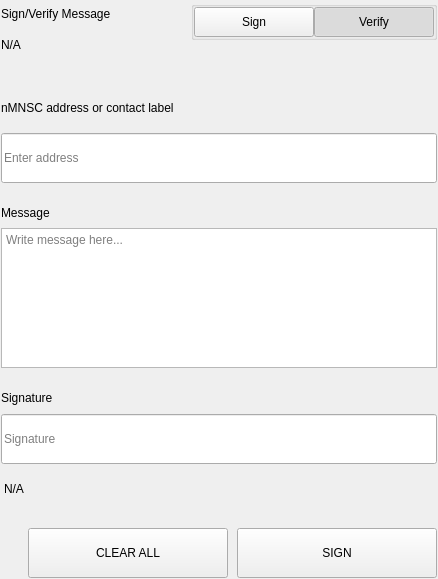
<?xml version="1.0" encoding="UTF-8"?>
<ui version="4.0">
 <class>SettingsSignMessageWidgets</class>
 <widget class="QWidget" name="SettingsSignMessageWidgets">
  <property name="geometry">
   <rect>
    <x>0</x>
    <y>0</y>
    <width>438</width>
    <height>579</height>
   </rect>
  </property>
  <property name="windowTitle">
   <string>Form</string>
  </property>
  <layout class="QVBoxLayout" name="verticalLayout">
   <property name="spacing">
    <number>0</number>
   </property>
   <property name="leftMargin">
    <number>0</number>
   </property>
   <property name="topMargin">
    <number>0</number>
   </property>
   <property name="rightMargin">
    <number>0</number>
   </property>
   <property name="bottomMargin">
    <number>0</number>
   </property>
   <item>
    <widget class="QWidget" name="left" native="true">
     <layout class="QVBoxLayout" name="verticalLayout_3">
      <property name="leftMargin">
       <number>0</number>
      </property>
      <property name="topMargin">
       <number>0</number>
      </property>
      <property name="rightMargin">
       <number>0</number>
      </property>
      <property name="bottomMargin">
       <number>0</number>
      </property>
      <item>
       <widget class="QWidget" name="container_sign" native="true">
        <layout class="QVBoxLayout" name="verticalLayout_2">
         <property name="spacing">
          <number>0</number>
         </property>
         <property name="leftMargin">
          <number>1</number>
         </property>
         <property name="topMargin">
          <number>1</number>
         </property>
         <property name="rightMargin">
          <number>1</number>
         </property>
         <property name="bottomMargin">
          <number>1</number>
         </property>
         <item>
          <layout class="QHBoxLayout" name="horizontalLayout_3" stretch="3,1">
           <property name="spacing">
            <number>40</number>
           </property>
           <item>
            <layout class="QVBoxLayout" name="verticalLayoutTitle">
             <property name="spacing">
              <number>5</number>
             </property>
             <item>
              <widget class="QLabel" name="labelTitle">
               <property name="text">
                <string>Sign/Verify Message</string>
               </property>
              </widget>
             </item>
             <item>
              <widget class="QLabel" name="labelSubtitle1">
               <property name="text">
                <string notr="true">N/A</string>
               </property>
               <property name="wordWrap">
                <bool>true</bool>
               </property>
              </widget>
             </item>
            </layout>
           </item>
           <item alignment="Qt::AlignRight|Qt::AlignTop">
            <widget class="QWidget" name="containerSwitch" native="true">
             <property name="styleSheet">
              <string notr="true">#containerSwitch{
	padding-top:9px;
}</string>
             </property>
             <layout class="QVBoxLayout" name="verticalLayout_6">
              <property name="spacing">
               <number>4</number>
              </property>
              <property name="leftMargin">
               <number>0</number>
              </property>
              <property name="topMargin">
               <number>0</number>
              </property>
              <property name="rightMargin">
               <number>0</number>
              </property>
              <property name="bottomMargin">
               <number>0</number>
              </property>
              <item alignment="Qt::AlignRight">
               <widget class="QGroupBox" name="groupBox">
                <property name="sizePolicy">
                 <sizepolicy hsizetype="Fixed" vsizetype="Preferred">
                  <horstretch>0</horstretch>
                  <verstretch>0</verstretch>
                 </sizepolicy>
                </property>
                <property name="title">
                 <string/>
                </property>
                <property name="alignment">
                 <set>Qt::AlignRight|Qt::AlignTop|Qt::AlignTrailing</set>
                </property>
                <layout class="QHBoxLayout" name="horizontalLayout_4">
                 <property name="spacing">
                  <number>0</number>
                 </property>
                 <property name="leftMargin">
                  <number>0</number>
                 </property>
                 <property name="topMargin">
                  <number>0</number>
                 </property>
                 <property name="rightMargin">
                  <number>0</number>
                 </property>
                 <property name="bottomMargin">
                  <number>0</number>
                 </property>
                 <item>
                  <widget class="QPushButton" name="pushSign">
                   <property name="minimumSize">
                    <size>
                     <width>120</width>
                     <height>30</height>
                    </size>
                   </property>
                   <property name="maximumSize">
                    <size>
                     <width>120</width>
                     <height>30</height>
                    </size>
                   </property>
                   <property name="focusPolicy">
                    <enum>Qt::NoFocus</enum>
                   </property>
                   <property name="text">
                    <string>Sign</string>
                   </property>
                   <property name="checkable">
                    <bool>true</bool>
                   </property>
                   <property name="autoExclusive">
                    <bool>true</bool>
                   </property>
                  </widget>
                 </item>
                 <item>
                  <widget class="QPushButton" name="pushVerify">
                   <property name="minimumSize">
                    <size>
                     <width>120</width>
                     <height>30</height>
                    </size>
                   </property>
                   <property name="maximumSize">
                    <size>
                     <width>120</width>
                     <height>30</height>
                    </size>
                   </property>
                   <property name="focusPolicy">
                    <enum>Qt::NoFocus</enum>
                   </property>
                   <property name="text">
                    <string>Verify</string>
                   </property>
                   <property name="checkable">
                    <bool>true</bool>
                   </property>
                   <property name="checked">
                    <bool>true</bool>
                   </property>
                   <property name="autoExclusive">
                    <bool>true</bool>
                   </property>
                  </widget>
                 </item>
                </layout>
               </widget>
              </item>
              <item alignment="Qt::AlignHCenter|Qt::AlignTop">
               <widget class="QLabel" name="labelSubtitleSwitch">
                <property name="text">
                 <string/>
                </property>
                <property name="alignment">
                 <set>Qt::AlignRight|Qt::AlignTrailing|Qt::AlignVCenter</set>
                </property>
               </widget>
              </item>
             </layout>
            </widget>
           </item>
          </layout>
         </item>
         <item>
          <spacer name="verticalSpacer_2">
           <property name="orientation">
            <enum>Qt::Vertical</enum>
           </property>
           <property name="sizeType">
            <enum>QSizePolicy::Fixed</enum>
           </property>
           <property name="sizeHint" stdset="0">
            <size>
             <width>20</width>
             <height>40</height>
            </size>
           </property>
          </spacer>
         </item>
         <item>
          <widget class="QWidget" name="containerAddress" native="true">
           <property name="sizePolicy">
            <sizepolicy hsizetype="Preferred" vsizetype="Fixed">
             <horstretch>0</horstretch>
             <verstretch>0</verstretch>
            </sizepolicy>
           </property>
           <layout class="QVBoxLayout" name="verticalLayout_5" stretch="0,0">
            <property name="spacing">
             <number>15</number>
            </property>
            <property name="leftMargin">
             <number>0</number>
            </property>
            <property name="topMargin">
             <number>0</number>
            </property>
            <property name="rightMargin">
             <number>0</number>
            </property>
            <property name="bottomMargin">
             <number>0</number>
            </property>
            <item>
             <widget class="QLabel" name="labelSubtitleAddress">
              <property name="minimumSize">
               <size>
                <width>0</width>
                <height>20</height>
               </size>
              </property>
              <property name="maximumSize">
               <size>
                <width>16777215</width>
                <height>20</height>
               </size>
              </property>
              <property name="text">
               <string>nMNSC address or contact label</string>
              </property>
             </widget>
            </item>
            <item>
             <widget class="QLineEdit" name="addressIn_SM">
              <property name="minimumSize">
               <size>
                <width>0</width>
                <height>50</height>
               </size>
              </property>
              <property name="maximumSize">
               <size>
                <width>16777215</width>
                <height>50</height>
               </size>
              </property>
              <property name="placeholderText">
               <string>Enter address</string>
              </property>
             </widget>
            </item>
           </layout>
          </widget>
         </item>
         <item>
          <spacer name="verticalSpacer_3">
           <property name="orientation">
            <enum>Qt::Vertical</enum>
           </property>
           <property name="sizeType">
            <enum>QSizePolicy::Fixed</enum>
           </property>
           <property name="sizeHint" stdset="0">
            <size>
             <width>20</width>
             <height>20</height>
            </size>
           </property>
          </spacer>
         </item>
         <item>
          <layout class="QVBoxLayout" name="verticalLayout_9">
           <property name="spacing">
            <number>5</number>
           </property>
           <item>
            <widget class="QLabel" name="labelSubtitleMessage">
             <property name="minimumSize">
              <size>
               <width>0</width>
               <height>20</height>
              </size>
             </property>
             <property name="maximumSize">
              <size>
               <width>16777215</width>
               <height>20</height>
              </size>
             </property>
             <property name="text">
              <string>Message</string>
             </property>
            </widget>
           </item>
           <item>
            <widget class="QPlainTextEdit" name="messageIn_SM">
             <property name="minimumSize">
              <size>
               <width>0</width>
               <height>140</height>
              </size>
             </property>
             <property name="maximumSize">
              <size>
               <width>16777215</width>
               <height>140</height>
              </size>
             </property>
             <property name="placeholderText">
              <string>Write message here...</string>
             </property>
            </widget>
           </item>
          </layout>
         </item>
         <item>
          <spacer name="verticalSpacer_4">
           <property name="orientation">
            <enum>Qt::Vertical</enum>
           </property>
           <property name="sizeType">
            <enum>QSizePolicy::Fixed</enum>
           </property>
           <property name="sizeHint" stdset="0">
            <size>
             <width>20</width>
             <height>20</height>
            </size>
           </property>
          </spacer>
         </item>
         <item>
          <widget class="QWidget" name="widget" native="true">
           <property name="minimumSize">
            <size>
             <width>0</width>
             <height>75</height>
            </size>
           </property>
           <property name="maximumSize">
            <size>
             <width>16777215</width>
             <height>16777215</height>
            </size>
           </property>
           <layout class="QVBoxLayout" name="verticalLayout_4">
            <property name="leftMargin">
             <number>0</number>
            </property>
            <property name="topMargin">
             <number>0</number>
            </property>
            <property name="rightMargin">
             <number>0</number>
            </property>
            <property name="bottomMargin">
             <number>0</number>
            </property>
            <item>
             <widget class="QLabel" name="labelSubtitleSignature">
              <property name="minimumSize">
               <size>
                <width>0</width>
                <height>20</height>
               </size>
              </property>
              <property name="maximumSize">
               <size>
                <width>16777215</width>
                <height>20</height>
               </size>
              </property>
              <property name="text">
               <string>Signature</string>
              </property>
             </widget>
            </item>
            <item>
             <widget class="QLineEdit" name="signatureOut_SM">
              <property name="minimumSize">
               <size>
                <width>0</width>
                <height>50</height>
               </size>
              </property>
              <property name="placeholderText">
               <string>Signature</string>
              </property>
             </widget>
            </item>
           </layout>
          </widget>
         </item>
         <item>
          <widget class="QLabel" name="statusLabel_SM">
           <property name="styleSheet">
            <string notr="true">padding-top:5px;</string>
           </property>
           <property name="text">
            <string notr="true">N/A</string>
           </property>
          </widget>
         </item>
         <item>
          <spacer name="verticalSpacer">
           <property name="orientation">
            <enum>Qt::Vertical</enum>
           </property>
           <property name="sizeType">
            <enum>QSizePolicy::Fixed</enum>
           </property>
           <property name="sizeHint" stdset="0">
            <size>
             <width>20</width>
             <height>20</height>
            </size>
           </property>
          </spacer>
         </item>
         <item>
          <layout class="QHBoxLayout" name="horizontalLayout_7">
           <property name="spacing">
            <number>9</number>
           </property>
           <item>
            <spacer name="horizontalSpacer_5">
             <property name="orientation">
              <enum>Qt::Horizontal</enum>
             </property>
             <property name="sizeType">
              <enum>QSizePolicy::Expanding</enum>
             </property>
             <property name="sizeHint" stdset="0">
              <size>
               <width>40</width>
               <height>20</height>
              </size>
             </property>
            </spacer>
           </item>
           <item>
            <widget class="QPushButton" name="pushButtonClear">
             <property name="minimumSize">
              <size>
               <width>200</width>
               <height>50</height>
              </size>
             </property>
             <property name="focusPolicy">
              <enum>Qt::NoFocus</enum>
             </property>
             <property name="text">
              <string>CLEAR ALL</string>
             </property>
            </widget>
           </item>
           <item>
            <widget class="QPushButton" name="pushButtonSave">
             <property name="minimumSize">
              <size>
               <width>200</width>
               <height>50</height>
              </size>
             </property>
             <property name="maximumSize">
              <size>
               <width>200</width>
               <height>50</height>
              </size>
             </property>
             <property name="focusPolicy">
              <enum>Qt::NoFocus</enum>
             </property>
             <property name="text">
              <string>SIGN</string>
             </property>
            </widget>
           </item>
          </layout>
         </item>
        </layout>
       </widget>
      </item>
     </layout>
    </widget>
   </item>
  </layout>
 </widget>
 <resources/>
 <connections/>
</ui>
